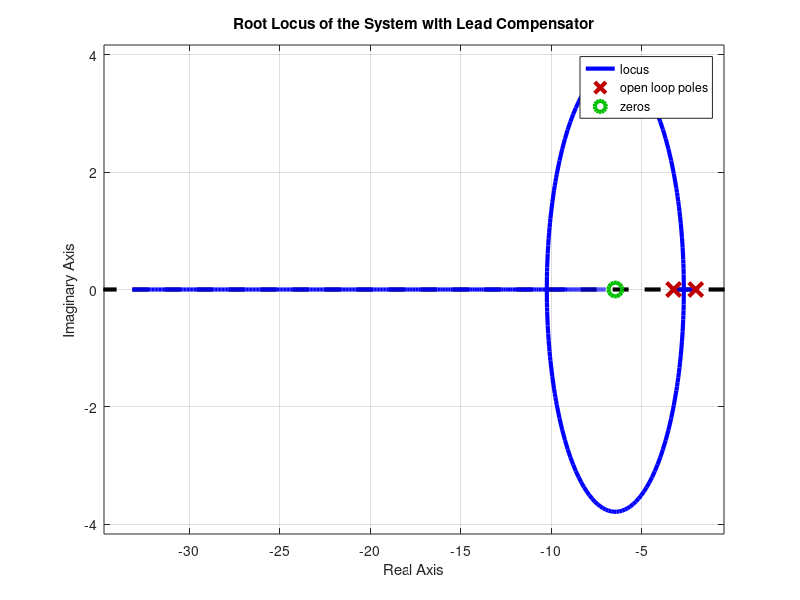

The MATLAB script that drew this image: (Note: this script raises an error after producing the figure.)
% System Parameters (Numeric Substitution)
A = 1;              % Cross-sectional area of the tank (m^2)
k_out = 2;          % Outflow constant (m/s)

% Transfer Function of the Open-Loop System
s = tf('s');
G = 1 / (A * s + k_out); % Open-loop transfer function

% Desired Performance Specifications
zeta = 0.69;        % Damping ratio for 5% overshoot
omega_n = 6.45;     % Natural frequency from settling time

% Lead Compensator Parameters
alpha = 2;          % Lead compensator alpha (greater than 1)
tau = 1 / omega_n;  % Time constant (approx.)

% Lead Compensator Transfer Function
C = (tau * s + 1) / (alpha * tau * s + 1);

% Open-Loop Transfer Function with Compensator
G_c = C * G;

% Root Locus Analysis
figure;
rlocus(G_c);   % Root locus plot of the open-loop transfer function with compensator

% Bolden root locus lines
h = findobj(gcf, 'Type', 'line'); 
for i = 1:length(h)
    set(h(i), 'LineWidth', 3);  % Bold the root locus lines
end

% Title and labels
title('Root Locus of the System with Lead Compensator');

% Bolden axes and grid
ax = gca;
ax.GridLineStyle = '--';   % Dashed grid lines
ax.GridAlpha = 0.6;        % Slightly transparent grid lines
ax.XGrid = 'on';
ax.YGrid = 'on';
ax.LineWidth = 1.5;        % Bold grid lines
ax.XAxis.LineWidth = 2;    % Bold the X-axis (XY-plane)
ax.YAxis.LineWidth = 2;    % Bold the Y-axis (XY-plane)
ax.Box = 'on';             % Ensure that the box is drawn around the plot
ax.XAxisLocation = 'origin'; % Place the X-axis at the origin
ax.YAxisLocation = 'origin'; % Place the Y-axis at the origin
grid on;

% Second Figure Example (e.g., Step Response or another plot)
figure;
step(G_c); % Example: step response of the compensated system

% Bolden step response lines
h = findobj(gcf, 'Type', 'line');
for i = 1:length(h)
    set(h(i), 'LineWidth', 3);  % Bold the step response lines
end

% Title and labels
title('Step Response of the System with Lead Compensator');

% Bolden axes and grid for the second figure
ax = gca;
ax.GridLineStyle = '--';
ax.GridAlpha = 0.6;
ax.XGrid = 'on';
ax.YGrid = 'on';
ax.LineWidth = 1.5;
ax.XAxis.LineWidth = 2;
ax.YAxis.LineWidth = 2;
ax.Box = 'on';
ax.XAxisLocation = 'origin';
ax.YAxisLocation = 'origin';
grid on;